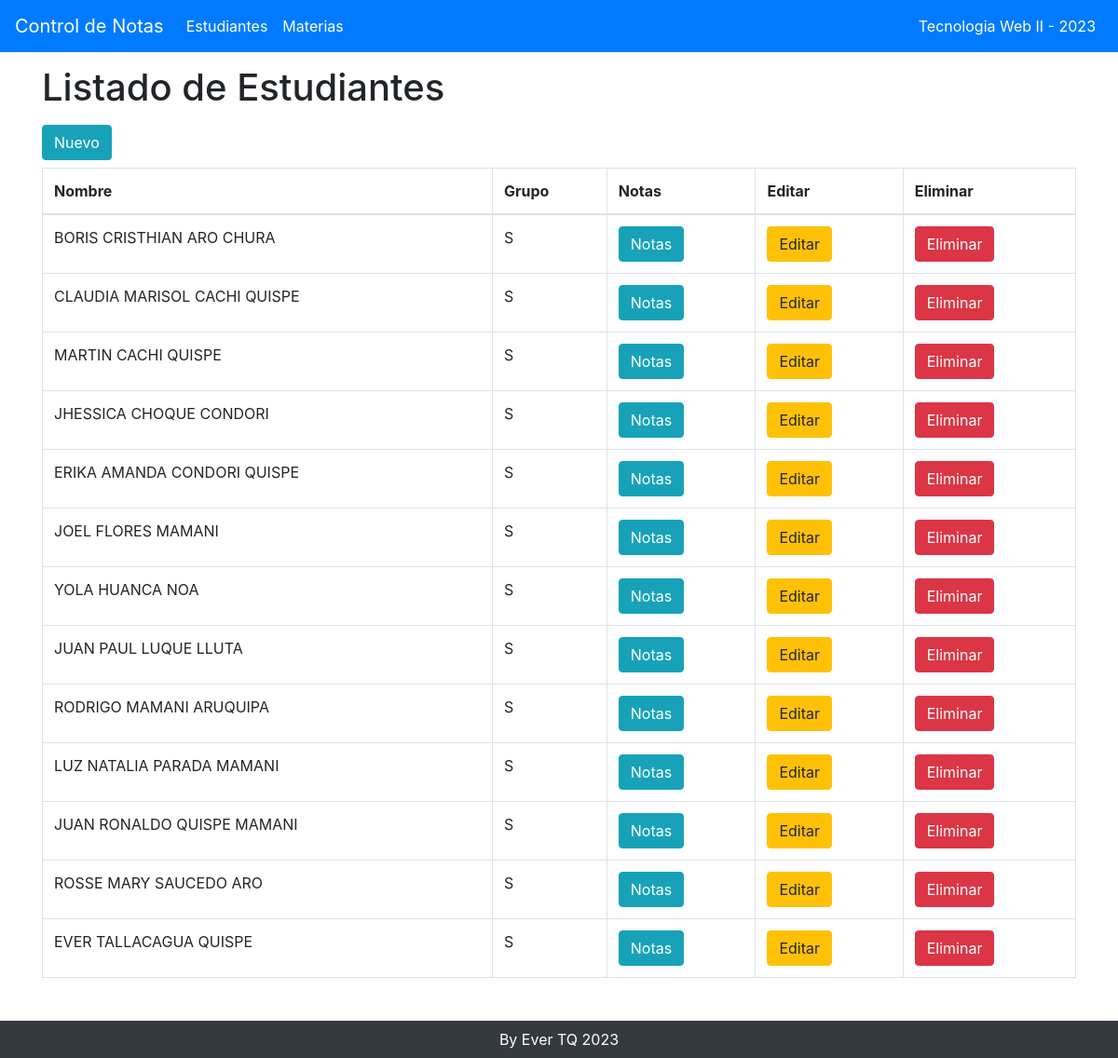
Screenshot of /mostrar_estudiantes.php with the database file from the repository.
### tables this page shows
CREATE TABLE `estudiantes` (
  `id` bigint(20) UNSIGNED NOT NULL,
  `nombre` varchar(255) NOT NULL,
  `grupo` varchar(255) NOT NULL
);

### Estudiante.php (called while the page is built, shortened)
<?php
class Estudiante
{
public static function obtener()
{
global $mysqli;
$resultado = $mysqli->query("SELECT id, nombre, grupo FROM estudiantes");
return $resultado->fetch_all(MYSQLI_ASSOC);
}
}

### mostrar_estudiantes.php (the view)
<?php
include_once "conexion.php";
include_once "encabezado.php";
include_once "Estudiante.php";
$estudiantes = Estudiante::obtener();
?>
<div class="row">
<div class="col-12">
<h1>Listado de Estudiantes</h1>
<a href="formulario_registro_estudiante.php" class="btn btn-info my-2">Nuevo</a>
</div>
<div class="col-12 table-responsive">
<table class="table table-bordered">
<thead>
<tr>
<th>Nombre</th>
<th>Grupo</th>
<th>Notas</th>
<th>Editar</th>
<th>Eliminar</th>
</tr>
</thead>
<tbody>
<?php foreach ($estudiantes as $estudiante) { ?>
<tr>
<td><?php echo $estudiante["nombre"] ?></td>
<td><?php echo $estudiante["grupo"] ?></td>
<td>
<a href="notas_estudiante.php?id=<?php echo $estudiante["id"] ?>"
class="btn btn-info">
Notas
</a>
</td>
<td>
<a href="editar_estudiante.php?id=<?php echo $estudiante["id"] ?>"
class="btn btn-warning">
Editar
</a>
</td>
<td>
<a href="eliminar_estudiante.php?id=<?php echo $estudiante["id"] ?>"
class="btn btn-danger">
Eliminar
</a>
</td>
</tr>
<?php } ?>
</tbody>
</table>
</div>
</div>
<?php
include_once "pie.php";

### encabezado.php (shortened to what this page needs)
<!DOCTYPE html>
<html lang="es">
<head>
<link rel="stylesheet" href="https://cdnjs.cloudflare.com/ajax/libs/twitter-bootstrap/4.5.2/css/bootstrap.min.css">
</head>
<body>
<nav class="navbar navbar-expand-md navbar-dark bg-primary fixed-top">
<a class="navbar-brand" href="#">Control de Notas</a>
<div class="collapse navbar-collapse">
<ul class="navbar-nav mr-auto">
<li class="nav-item active">
<a class="nav-link" href="mostrar_estudiantes.php">Estudiantes</a>
</li>
<li class="nav-item active">
<a class="nav-link" href="mostrar_materias.php">Materias</a>
</li>
</ul>
</div>
<div class="collapse navbar-collapse" id="menu">
<ul class="navbar-nav ml-auto">
<li class="nav-item active">
<a class="nav-link" href="#">Tecnologia Web II - <?php echo date("Y");?></a>
</li>
</ul>
</div>
</nav>
<main class="container">

### pie.php
<footer class="px-2 py-2 fixed-bottom bg-dark text-center">
<span class="text-white">By Ever TQ <?php echo date("Y"); ?>
</span>
</footer>
</main>
</body>
</html>

### encabezado.php (style rules this page uses)
body { padding-top: 70px; padding-bottom: 70px; }

### rows the page displays
estudiantes: nombre "BORIS CRISTHIAN ARO CHURA", grupo "S"
estudiantes: nombre "CLAUDIA MARISOL CACHI QUISPE", grupo "S"
estudiantes: nombre "MARTIN CACHI QUISPE", grupo "S"
estudiantes: nombre "JHESSICA CHOQUE CONDORI", grupo "S"
estudiantes: nombre "ERIKA AMANDA CONDORI QUISPE", grupo "S"
estudiantes: nombre "JOEL FLORES MAMANI", grupo "S"
estudiantes: nombre "YOLA HUANCA NOA", grupo "S"
estudiantes: nombre "JUAN PAUL LUQUE LLUTA", grupo "S"
estudiantes: nombre "RODRIGO MAMANI ARUQUIPA", grupo "S"
estudiantes: nombre "LUZ NATALIA PARADA MAMANI", grupo "S"
estudiantes: nombre "JUAN RONALDO QUISPE MAMANI", grupo "S"
estudiantes: nombre "ROSSE MARY SAUCEDO ARO", grupo "S"
estudiantes: nombre "EVER TALLACAGUA QUISPE", grupo "S"
